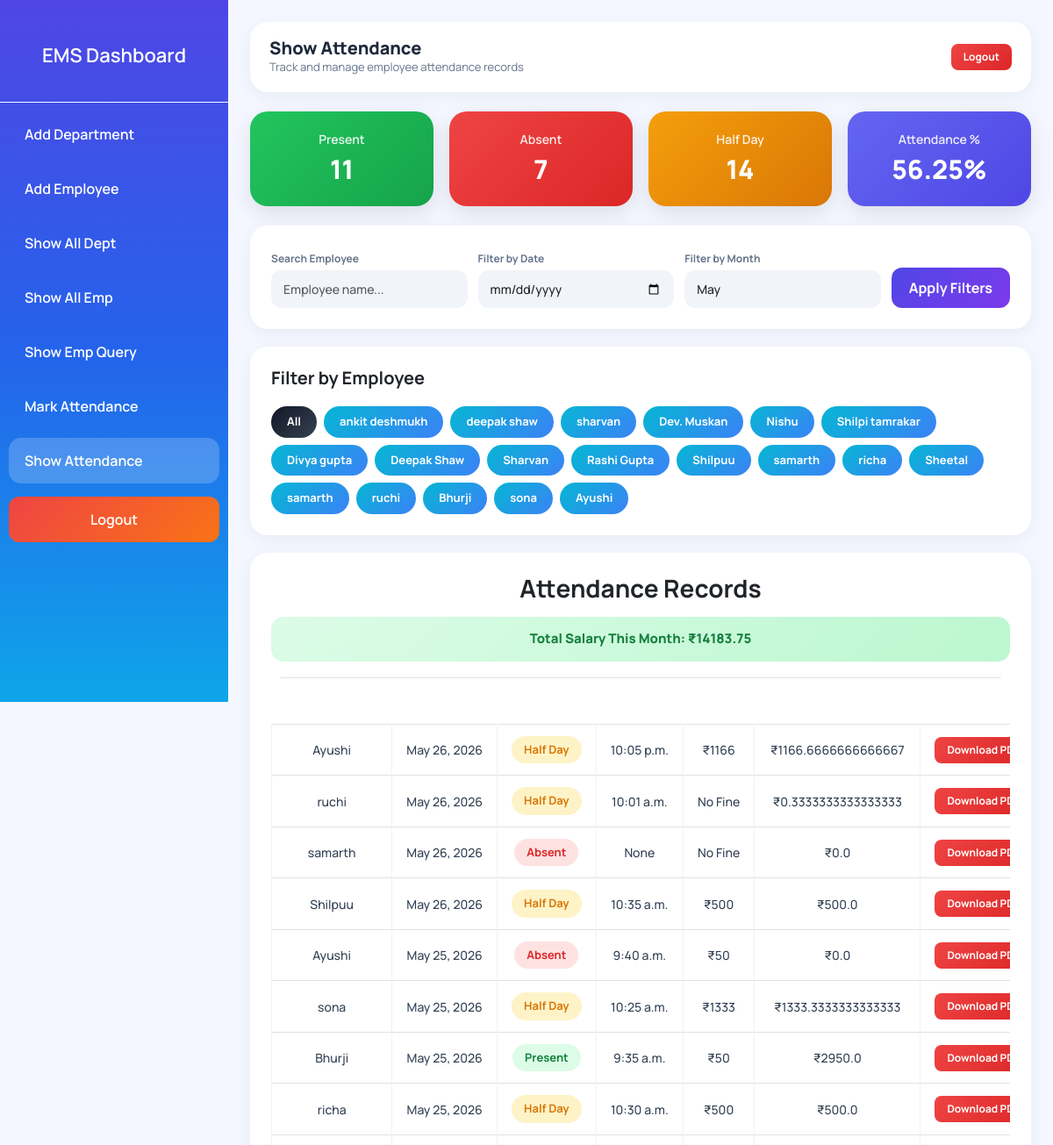
/show_attendance/ (upper part), run on an earlier commit of the app's database.
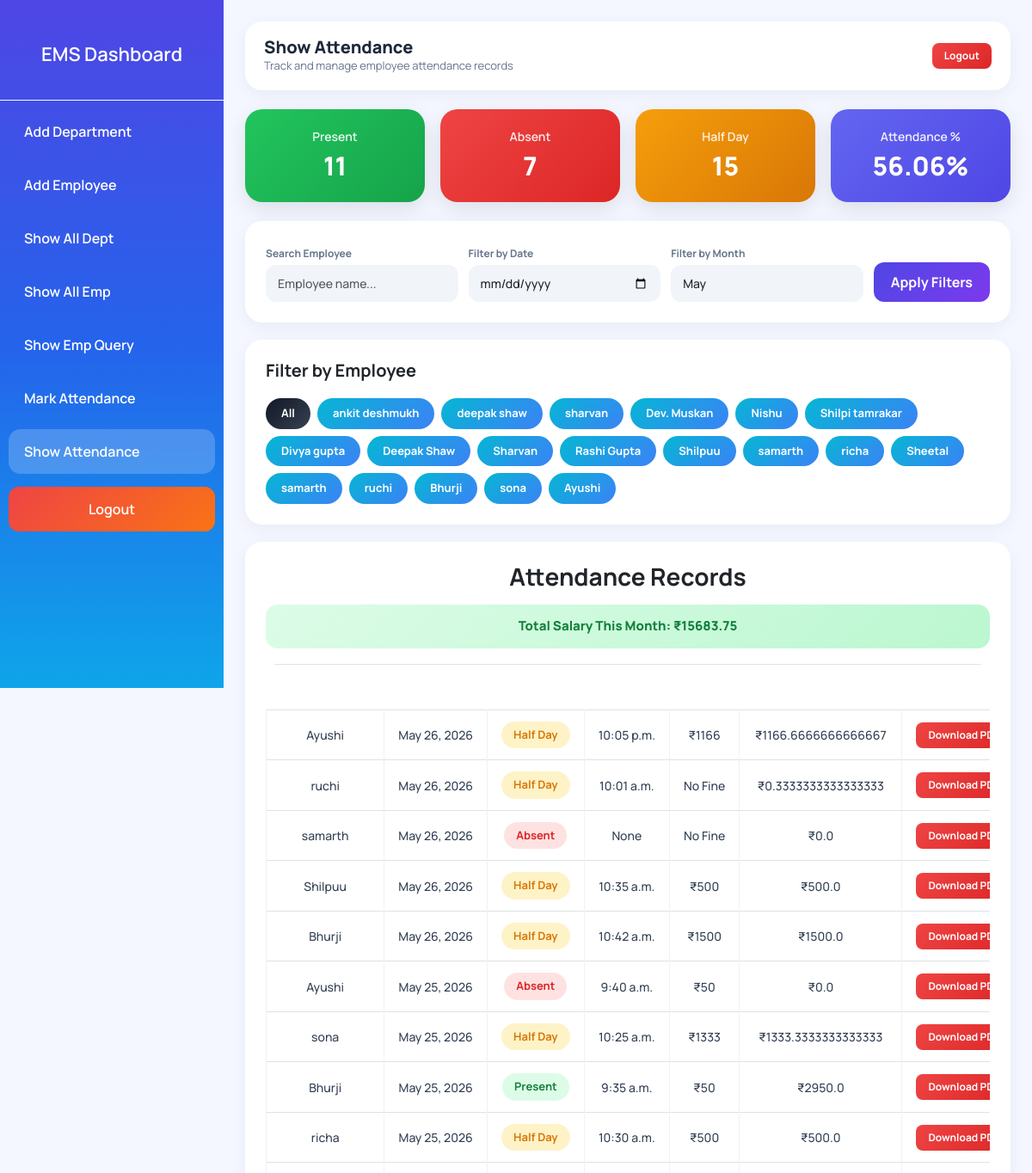
And on a later commit of the database.
### app/models.py (models this page shows, shortened)
class Attendance(models.Model):
    STATUS_CHOICES = (
        ('Present', 'Present'),
        ('Absent', 'Absent'),
        ('Half Day', 'Half Day'),
    )
    employee = models.ForeignKey(AddEmployee, on_delete=models.CASCADE)
    date = models.DateField(default=date.today)
    status = models.CharField(max_length=20, choices=STATUS_CHOICES)
    check_in_time = models.TimeField(
    null=True,
    blank=True
)
    late_fine = models.IntegerField(default=0)
    final_salary = models.FloatField(default=0)
    class Meta:
        unique_together = ('employee', 'date')

class AddEmployee(models.Model):
    name = models.CharField(
        max_length=100,
        validators=[MaxLengthValidator(10), MinLengthValidator(3)],
        error_messages={
            'min_length': 'Name must contain at least 3 characters.',
            'max_length': 'Name cannot exceed 20 characters.'
        }
    )
    email = models.EmailField(unique=True)
    contact = models.CharField(
        max_length=15,
        validators=[Emp_contact]
    )
    image = models.ImageField(
        upload_to='employee_images/',
        blank=True,
        null=True
    )
    password = models.CharField(max_length=128)
    department = models.CharField(max_length=50, null=True)
    d_code = models.CharField(max_length=20, null=True)
    d_des = models.CharField(max_length=50, null=True)
    joining_date = models.DateField(null=True, blank=True)
    salary = models.IntegerField(null=True, blank=True)

### app/views.py (the view)
# urls.py: path('show_attendance/', show_attendance, name='show_attendance'),
def show_attendance(request):
    today = date.today()
    month = request.GET.get('month')
    if month:
        month = int(month)
    else:
        month = today.month
    emp_id = request.GET.get('emp')
    search = request.GET.get('search', '').strip()
    date_filter = request.GET.get('date')
    base_qs = Attendance.objects.filter(
        date__month=month,
        date__year=today.year
    )
    if emp_id:
        base_qs = base_qs.filter(employee_id=emp_id)
    if search:
        base_qs = base_qs.filter(
            employee__name__icontains=search
        )
    if date_filter:
        base_qs = base_qs.filter(date=date_filter)
    attendance = base_qs.order_by('-date')
    total_salary = sum(i.final_salary for i in attendance)
    total_present = base_qs.filter(status="Present").count()
    total_absent = base_qs.filter(status="Absent").count()
    total_half = base_qs.filter(status="Half Day").count()
    total = base_qs.count()
    percentage = 0
    if total > 0:
        percentage = (
            (total_present + (total_half * 0.5)) / total
        ) * 100
    employees = Attendance.objects.select_related(
        'employee'
    ).values(
        'employee__id',
        'employee__name'
    ).distinct()
    context = {
        'attendance': attendance,
        'employees': employees,
        'total_present': total_present,
        'total_absent': total_absent,
        'total_half': total_half,
        'percentage': round(percentage, 2),
        'month': month,
        'total_salary': round(total_salary, 2),
        'search': search,
        'date_filter': date_filter,
        'emp_id': emp_id,
    }
    return render(request, 'show_attendance.html', context)

### app/templates/show_attendance.html (shortened to what the changed rows need)
{% load static %}
<!DOCTYPE html>
<html lang="en">
<head>
    <link href="https://cdn.jsdelivr.net/npm/bootstrap@5.3.2/dist/css/bootstrap.min.css" rel="stylesheet">
</head>
<body>
<div class="wrapper">
    <div class="main-content">
        <div class="topbar">
            <div style="display:flex;align-items:center;gap:12px;">
                <div>
                    <h2>Show Attendance</h2>
                </div>
            </div>
        </div>
        <div class="summary-row">
            <div class="summary-card sc-present">
                <h2>{{ total_present }}</h2>
            </div>
            <div class="summary-card sc-absent">
                <h2>{{ total_absent }}</h2>
            </div>
            <div class="summary-card sc-half">
                <h4>Half Day</h4>
                <h2>{{ total_half }}</h2>
            </div>
            <div class="summary-card sc-percent">
                <h4>Attendance %</h4>
                <h2>{{ percentage }}%</h2>
            </div>
        </div>
        <div class="card p-4">
            <div class="emp-wrap">
                <a href="?month={{ month }}" class="emp-btn btn-dark">All</a>
                {% for e in employees %}
                <a href="?month={{ month }}&emp={{ e.employee__id }}" class="emp-btn btn-info">
                    {{ e.employee__name }}
                </a>
                {% endfor %}
            </div>
        </div>
        <div class="card p-4">
            <h3 class="text-center fw-bold mb-3">Attendance Records</h3>
            <div class="salary-alert">Total Salary This Month: ₹{{ total_salary }}</div>
            <div class="table-responsive">
                <table class="table table-bordered table-hover text-center">
                    <thead>
                        <tr>
                            <th>Name</th>
                            <th>Date</th>
                            <th>Status</th>
                            <th>Check In</th>
                            <th>Fine</th>
                            <th>Final Salary</th>
                            <th>PDF</th>
                        </tr>
                    </thead>
                    <tbody>
                        {% for i in attendance %}
                        <tr>
                            <td>{{ i.employee.name }}</td>
                            <td>{{ i.date }}</td>
                            <td>
                                {% if i.status == "Present" %}
                                    <span class="status-present">Present</span>
                                {% elif i.status == "Absent" %}
                                    <span class="status-absent">Absent</span>
                                {% else %}
                                    <span class="status-half">Half Day</span>
                                {% endif %}
                            </td>
                            <td>{{ i.check_in_time }}</td>
                            <td>{% if i.late_fine > 0 %}₹{{ i.late_fine }}{% else %}No Fine{% endif %}</td>
                            <td>₹{{ i.final_salary }}</td>
                            <td>
                                <a href="{% url 'attendance_pdf' i.employee.id %}" class="btn btn-danger btn-sm">
                                    Download PDF
                                </a>
                            </td>
                        </tr>
                        {% endfor %}
                    </tbody>
                </table>
            </div>
        </div>
    </div>
</div>
</body>
</html>

What changed in the data, as far as the page shows it:
added Attendance: employee.name "Bhurji", date "May 26, 2026", status "Half Day", check_in_time "10:42 a.m.", late_fine "1500", final_salary "1500.0"
Also different on the page:
{{ total_half }}: "14" → "15"
{{ percentage }}: "56.25" → "56.06"
{{ total_salary }}: "14183.75" → "15683.75"
